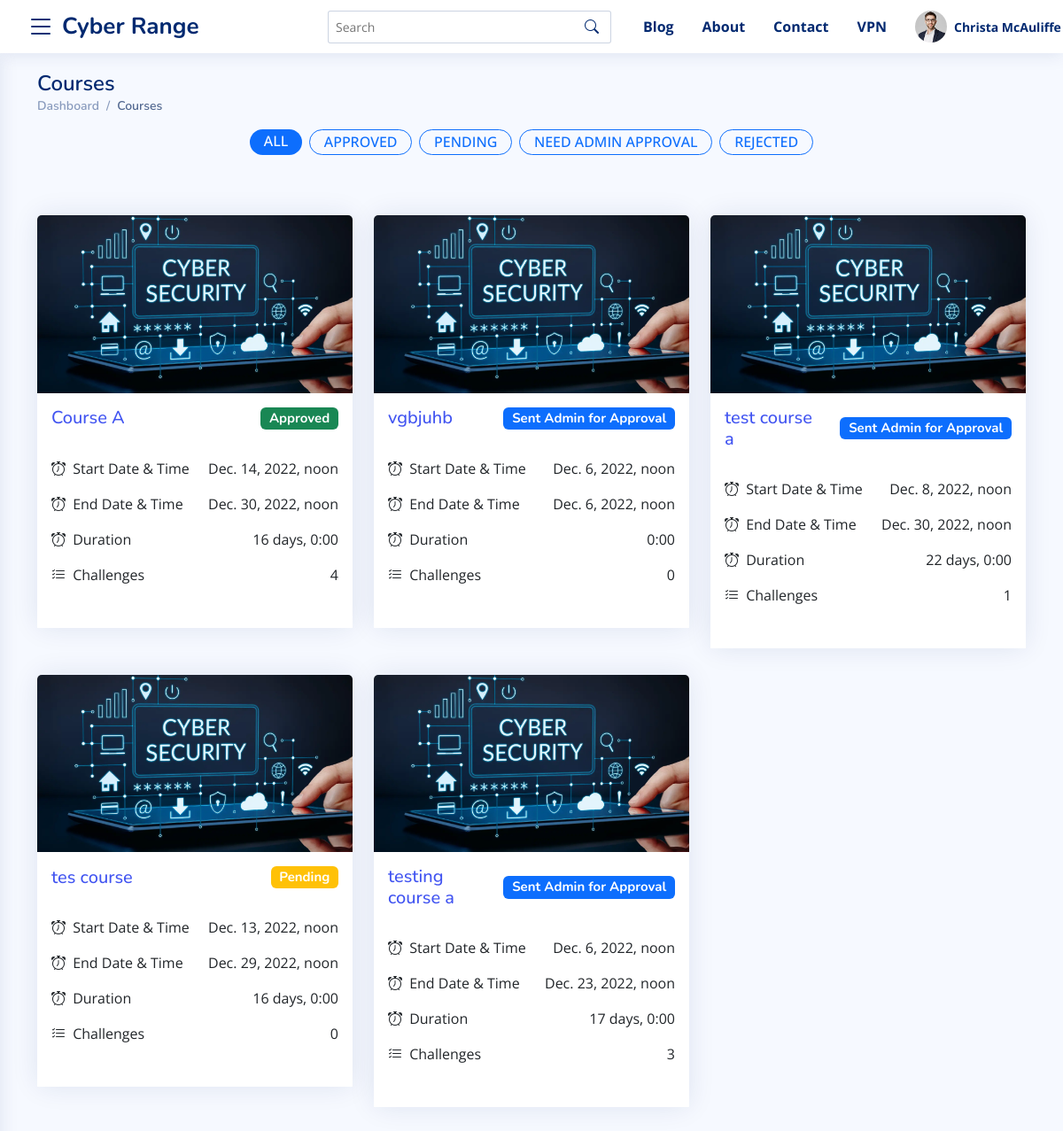
Page /instructor/courses (signed in) on the committed database.
### accounts/models.py (models this page shows, shortened)
class User(AbstractBaseUser):
    username = models.CharField(
        verbose_name="Username",
        max_length=255,
        default="",
        blank=True,
        unique=False,
    )
    email = models.EmailField(
        verbose_name='email address',
        max_length=255,
        unique=True,
    )
    is_active = models.BooleanField(default=True, help_text="User is verified and have access to the website. Admin can also block a user by un-check this field")
    is_staff = models.BooleanField(default=False , editable=False) # a admin user; non super-user
    is_superuser = models.BooleanField(default=False, help_text="Superuser of the whole website.") # a superuser
    is_student = models.BooleanField(default=False)
    is_instructor = models.BooleanField(default=False)
    is_admin = models.BooleanField(default=False)
    groups = models.ManyToManyField(
        Group,
        verbose_name=_('groups'),
        blank=True,
        help_text=_(
            'The groups this user belongs to. A user will get all permissions '
            'granted to each of their groups.'
        ),
        related_name="user_groups_set",
        related_query_name="user",
    )
    permissions = models.ManyToManyField(
        Permission,
        verbose_name=_('user permissions'),
        blank=True,
        help_text=_('Specific permissions for this user.'),
        related_name="user_permissions_set",
        related_query_name="user",
    )
    date_joined = models.DateTimeField(_('Date Joined'), blank=True, null=True, auto_now_add=True)
    updated= models.DateTimeField( verbose_name= _('Last Updated Timestamp') , auto_now= True)
    USERNAME_FIELD = 'email'
    REQUIRED_FIELDS = [] # Email & Password are required by default.
    objects = UserManager()

### master_app/models.py (models this page shows, shortened)
class Course(models.Model):
    instructor = models.ForeignKey(User, on_delete=models.CASCADE)
    name = models.CharField(max_length=100)
    start_time = models.DateTimeField(auto_now_add=False, default=timezone.now)
    end_time = models.DateTimeField(auto_now_add=False, default=timezone.now)
    created_timestamp = models.DateTimeField( auto_now_add=True )
    description = RichTextField()
    is_approved = models.CharField(max_length=2, choices=APPROVED_CHOICES, default="1")
    points = models.IntegerField(blank=True, null=True, default=60)
    def get_instructor_url(self):
        try:
            return reverse("instructor-courses-details-url", args=[self.id])
        except:
            return "#"
    def total_challenges(self):
        try:
            return self.coursechallenge_set.all().count()
        except:
            return 0
    def total_duration(self):
        try:
            return ("%s" % str(self.end_time - self.start_time)[:-3])
        except:
            return ("%s" % str(self.end_time - self.start_time))

### master_app/views.py (the view)
# urls.py: path("instructor/courses", views.CoursesList, name="courses-all-url"),
@login_required
@teacher_required
def CoursesList(request):
    template_name = 'master_app/instructor/courses_list.html'
    all_courses = Course.objects.filter(instructor=request.user)
    context = {
        "all_courses": all_courses
    }
    return render(request, template_name, context)

### master_app/templates/master_app/instructor/courses_list.html (shortened to what this page needs)
{%  extends 'base.html' %}
{% load static %}
{% block content %}
<main id="main" class="main">
  <section class="section dashboard">
  <div class="container">
      <div class="pagetitle">
          <h1>Courses</h1>
          <nav>
            <ol class="breadcrumb">
              <li class="breadcrumb-item"><a href="{% url 'instructor-dasboard-url' %}">Dashboard</a></li>
              <li class="breadcrumb-item active">Courses</li>
            </ol>
          </nav>
        </div>
        <div class="row justify-content-center ">
          <div class="col-12 col-md-10 col-lg-7 text-center">
            <nav class="nav justify-content-center ">
              <a
                class="badge bg-primary text-white rounded-pill mr-1 mb-1"
                href="#"
                data-toggle="pill"
                data-filter="*"
                data-target="#portfolio"
              >
                <span class="h6 text-uppercase  px-2">All</span>
              </a>
              <a
                class="badge border border-primary text-primary rounded-pill mr-1 mb-1 mx-2"
                href="#"
                data-toggle="pill"
                data-filter=".3card"
                data-target="#portfolio"
              >
                <span class="h6 text-uppercase  px-2">Approved</span>
              </a>
              <a
                class="badge  border border-primary text-primary rounded-pill mr-1 mb-1 "
                href="#"
                data-toggle="pill"
                data-filter=".1card"
                data-target="#portfolio"
              >
                <span class="h6 text-uppercase  px-2">Pending</span>
              </a>
              <a
                class="badge border border-primary text-primary rounded-pill mr-1 mb-1 mx-2"
                href="#"
                data-toggle="pill"
                data-filter=".2card"
                data-target="#portfolio"
              >
                <span class="h6 text-uppercase  px-2">Need Admin Approval</span>
              </a>
              <a
                class="badge border border-primary text-primary rounded-pill mr-1 mb-1 "
                href="#"
                data-toggle="pill"
                data-filter=".4card"
                data-target="#portfolio"
              >
                <span class="h6 text-uppercase  px-2">Rejected</span>
              </a>
            </nav>
          </div>
        </div>
        <div class="row my-5 py-3" id="portfolio" data-isotope='{"layoutMode": "fitRows"}'>
          {% for course in all_courses %}
            {% include 'master_app/course_card.html' with cURL=course.get_instructor_url %}
          {% endfor %}
        </div>
{% endblock %}

### master_app/templates/master_app/header.html (shortened to what this page needs)
{% load static %}
<header class="header fixed-top d-flex align-items-center  sticky-top ">
  <div class="d-flex align-items-center justify-content-center">
    <i class="bi bi-list toggle-sidebar-btn"></i>
    <a href="{% url 'master_index' %}" class="logo d-flex align-items-center ms-2">
      <span class="d-none d-lg-block">Cyber Range</span>
    </a>
  </div>
  <div class="search-bar">
    <form class="search-form d-flex align-items-center" method="POST" action="#">
      <input type="text" name="query" placeholder="Search" title="Enter search keyword">
      <button type="submit" title="Search"><i class="bi bi-search"></i></button>
    </form>
  </div>
  <nav class="header-nav  ms-auto">
    <ul class="d-flex align-items-center">
      {% if request.user.is_authenticated %}
      <li class="nav-item">
        <a href="#!" class="nav-link nav-profile d-flex align-items-center px-3 fw-bold">
          Blog</a>
      </li>
      <li class="nav-item">
        <a href="#!" class="nav-link nav-profile d-flex align-items-center px-3 fw-bold">
          About</a>
      </li>
      <li class="nav-item">
        <a href="#!" class="nav-link nav-profile d-flex align-items-center px-3 fw-bold">
          Contact</a>
      </li>
      <li class="nav-item">
        <a href="#!" class="nav-link nav-profile d-flex align-items-center px-3 fw-bold"> VPN </a>
      </li>
      <li class="nav-item dropdown px-3">
        <a class="nav-link nav-profile d-flex align-items-center pe-0" href="#" data-bs-toggle="dropdown">
          <img src="{% static 'assets/img/profile-img.jpg' %}" alt="Profile" class="rounded-circle">
          <span class="d-none d-md-block dropdown-toggle ps-2 fw-bold">{{ request.user.username }}</span>
        </a>
      </li>
      {% endif %}
    </ul>
  </nav>
</header>

### master_app/templates/master_app/course_card.html
{% load static %}
<div class="col-12 col-md-4 col-lg-4 col-xll-3  align-items-stretch {{ course.is_approved }}card">
    <div class="card  ">
        <div class="card-header p-0 border-0 ">
            <img class="card-img-top" src="{% static 'assets/img/Ad.webp' %}" alt="">
        </div>
        <div class="card-body p-3 bg-white">
            <h5 class="d-flex justify-content-between align-items-center "><a href="{{ cURL }}" class="me-3">{{ course.name }}</a> {% if course.is_approved == "1" %}
              <span class="badge bg-warning">Pending</span>
            {% elif course.is_approved == "2" %}
              <span class="badge bg-primary">Sent Admin for Approval</span>
            {% elif course.is_approved == "3" %}
              <span class="badge bg-success">Approved</span>
            {% elif course.is_approved == "4"  %}
              <span class="badge bg-danger">Rejected</span>
            {% endif %}</h5>
            <ul class="list-group  list-group-flush px-0 mx-0 my-4">
              <li class="list-group-item d-flex justify-content-between align-items-start px-0 border-0">
                <div >
                  <div ><i class="bi bi-alarm me-1"></i> Start Date & Time</div>
                </div>
                {{ course.start_time }}
              </li>
              <li class="list-group-item d-flex justify-content-between align-items-start px-0 border-0">
                <div >
                  <div ><i class="bi bi-alarm me-1"></i> End Date & Time</div>
                </div>
                {{ course.end_time }}
              </li>
              <li class="list-group-item d-flex justify-content-between align-items-start px-0 border-0">
                <div >
                  <div ><i class="bi bi-alarm me-1"></i> Duration</div>
                </div>
                {{ course.total_duration }}
              </li>
              <li class="list-group-item d-flex justify-content-between align-items-start px-0 border-0">
                <div >
                  <div ><i class="bi bi-list-check me-1"></i> Challenges</div>
                </div>
                {{ course.total_challenges }}
              </li>
            </ul>
        </div>
    </div>
  </div>

### master_app/static/assets/css/style.css (style rules this page uses)
:root { scroll-behavior: smooth; }
body { font-family: "Open Sans", sans-serif; background: #f6f9ff; color: #444444; }
a { color: #4154f1; text-decoration: none; }
h1, h2, h3, h4, h5, h6 { font-family: "Nunito", sans-serif; }
#main { margin-top: 60px; padding: 20px 30px; transition: all 0.3s; }
.pagetitle { margin-bottom: 10px; }
.pagetitle h1 { font-size: 24px; margin-bottom: 0; font-weight: 600; color: #012970; }
.card { margin-bottom: 30px; border: none; border-radius: 5px; box-shadow: 0px 0 30px rgba(1, 41, 112, 0.1); }
.card-header, .card-footer { border-color: #ebeef4; background-color: #fff; color: #798eb3; padding: 15px; }
.card-body { padding: 0 20px 20px 20px; }
.breadcrumb { font-size: 14px; font-family: "Nunito", sans-serif; color: #899bbd; font-weight: 600; }
.breadcrumb a { color: #899bbd; transition: 0.3s; }
.breadcrumb .breadcrumb-item::before { color: #899bbd; }
.breadcrumb .active { color: #51678f; font-weight: 600; }
.logo { line-height: 1; }
@media (min-width: 1200px) { .logo { width: 280px; } }
.logo span { font-size: 26px; font-weight: 700; color: #012970; font-family: "Nunito", sans-serif; }
.header { transition: all 0.5s; z-index: 997; height: 60px; box-shadow: 0px 2px 20px rgba(1, 41, 112, 0.1); background-color: #fff; padding-left: 20px; }
.header .toggle-sidebar-btn { font-size: 32px; padding-left: 10px; cursor: pointer; color: #012970; }
.header .search-bar { min-width: 360px; padding: 0 20px; }
.header .search-form { width: 100%; }
.header .search-form input { border: 0; font-size: 14px; color: #012970; border: 1px solid rgba(1, 41, 112, 0.2); padding: 7px 38px 7px 8px; border-radius: 3px; transition: 0.3s; width: 100%; }
.header .search-form button { border: 0; padding: 0; margin-left: -30px; background: none; }
.header .search-form button i { color: #012970; }
.header-nav ul { list-style: none; }
.header-nav>ul { margin: 0; padding: 0; }
.header-nav .nav-profile { color: #012970; }
.header-nav .nav-profile img { max-height: 36px; }
.header-nav .nav-profile span { font-size: 14px; font-weight: 600; }
@media (min-width: 1200px) { #main, #footer { margin-left: 300px; } }
@media (min-width: 1200px) { .toggle-sidebar #main, .toggle-sidebar #footer { margin-left: 0; } }

### master_app/templates/master_app/base.html (style rules this page uses)
#main { margin-top: 0; }
.card { border-radius: 0.625rem; }

### rows in the picture
User: user.username "Christa McAuliffe"
Course: name "Course A", is_approved "Approved", start_time "Dec. 14, 2022, noon", end_time "Dec. 30, 2022, noon", total_duration "16 days, 0:00", total_challenges "4"
Course: name "vgbjuhb", is_approved "Sent Admin for Approval", start_time "Dec. 6, 2022, noon", end_time "Dec. 6, 2022, noon", total_duration "0:00", total_challenges "0"
Course: name "test course a", is_approved "Sent Admin for Approval", start_time "Dec. 8, 2022, noon", end_time "Dec. 30, 2022, noon", total_duration "22 days, 0:00", total_challenges "1"
Course: name "tes course", is_approved "Pending", start_time "Dec. 13, 2022, noon", end_time "Dec. 29, 2022, noon", total_duration "16 days, 0:00", total_challenges "0"
Course: name "testing course a", is_approved "Sent Admin for Approval", start_time "Dec. 6, 2022, noon", end_time "Dec. 23, 2022, noon", total_duration "17 days, 0:00", total_challenges "3"
